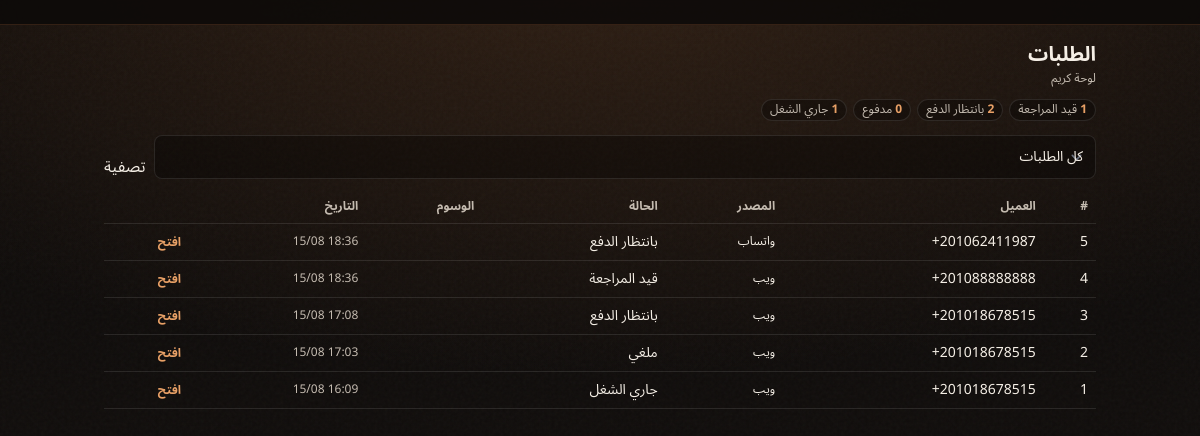
The app's page /k/requests/ (signed in) with its own data.
### jobs/models.py (models this page shows, shortened)
class Order(models.Model):
    class Status(models.TextChoices):
        PENDING_REVIEW = 'pending_review', _('Pending review')
        QUOTED = 'quoted', _('Quoted')
        PAID = 'paid', _('Paid')
        IN_PROGRESS = 'in_progress', _('In progress')
        READY_FOR_PICKUP = 'ready_for_pickup', _('Ready for pickup')
        COMPLETED = 'completed', _('Completed')
        CANCELLED = 'cancelled', _('Cancelled')
    status = models.CharField(
        max_length=20,
        choices=Status.choices,
        default=Status.PENDING_REVIEW,
        db_index=True,
    )
    customer = models.ForeignKey(
        Customer,
        on_delete=models.PROTECT,
        related_name='orders',
    )
    labels = models.ManyToManyField(Label, blank=True, related_name='orders')
    diagnostic = models.ForeignKey(
        Diagnostic,
        on_delete=models.SET_NULL,
        null=True,
        blank=True,
        related_name='orders',
        help_text='Source template used at quote time',
    )
    suggested_diagnostic = models.ForeignKey(
        Diagnostic,
        on_delete=models.SET_NULL,
        null=True,
        blank=True,
        related_name='suggested_orders',
        help_text='Tagger suggestion for Kareem to confirm or override at quote time',
    )
    quoted_title_ar = models.CharField(max_length=200, blank=True)
    quoted_title_en = models.CharField(max_length=200, blank=True)
    quoted_price = models.DecimalField(
        max_digits=10,
        decimal_places=2,
        null=True,
        blank=True,
        help_text='Snapshotted EGP price at quote time',
    )
    kareem_note = models.TextField(blank=True)
    created_at = models.DateTimeField(auto_now_add=True)
    updated_at = models.DateTimeField(auto_now=True)
    class Meta:
        ordering = ['-created_at']

### accounts/models.py (models this page shows, shortened)
class Customer(models.Model):
    phone = models.CharField(
        max_length=16,
        unique=True,
        validators=[E164_VALIDATOR],
        help_text='E.164 format, e.g. +201012345678',
    )
    created_at = models.DateTimeField(auto_now_add=True)
    class Meta:
        ordering = ['-created_at']

### jobs/kareem_views.py (the view)
# urls.py: path('requests/', kareem_requests_list, name='kareem-requests-list'),
@staff_required
def kareem_requests_list(request):
    status_filter = request.GET.get('status', '').strip()
    from_whatsapp = Exists(
        Message.objects.filter(
            conversation__order_id=OuterRef('pk'),
            channel=Message.Channel.WHATSAPP,
        )
    )
    orders = (
        Order.objects.select_related('customer')
        .prefetch_related('labels')
        .annotate(from_whatsapp=from_whatsapp)
        .order_by('-created_at')
    )
    if status_filter:
        orders = orders.filter(status=status_filter)
    return render(
        request,
        'mechanic/requests_list.html',
        {
            'nav_active': 'requests',
            'orders': orders,
            'status_filter': status_filter,
            'status_choices': Order.Status.choices,
            'pending_count': Order.objects.filter(
                status=Order.Status.PENDING_REVIEW,
            ).count(),
            'quoted_count': Order.objects.filter(status=Order.Status.QUOTED).count(),
            'paid_count': Order.objects.filter(status=Order.Status.PAID).count(),
            'in_progress_count': Order.objects.filter(
                status=Order.Status.IN_PROGRESS,
            ).count(),
        },
    )

### accounts/context_processors.py (called while the page is built)
def customer_session(request):
    return {'session_customer': get_customer(request)}

### accounts/customer_session.py (called while the page is built)
def get_customer(request) -> Customer | None:
    customer_id = request.session.get(SESSION_KEY)
    if not customer_id:
        return None
    return Customer.objects.filter(pk=customer_id).first()

### jobs/kareem_views.py (called while the page is built)
def staff_required(view_func):
    @wraps(view_func)
    @login_required(login_url='/k/login/')
    def wrapper(request, *args, **kwargs):
        if not request.user.is_staff:
            return redirect('kareem-login')
        return view_func(request, *args, **kwargs)
    return wrapper

### templates/mechanic/requests_list.html (shortened to what this page needs)
{% extends "mechanic/base.html" %}
{% load warsha_ui i18n %}
{% block mechanic_content %}
<c-page-card>
  <div>
    <h1 class="text-xl font-extrabold text-paper">{% trans "Requests" %}</h1>
    <p class="mt-0.5 text-xs text-paper-muted">{% trans "Kareem's board" %}</p>
  </div>
  <div class="mt-3 flex flex-wrap gap-1.5">
    <span class="rounded-full border border-white/10 bg-black/30 px-2 py-0.5 text-xs text-paper-muted"><strong class="text-copper-bright">{{ pending_count }}</strong> {% trans "Pending review" %}</span>
    <span class="rounded-full border border-white/10 bg-black/30 px-2 py-0.5 text-xs text-paper-muted"><strong class="text-copper-bright">{{ quoted_count }}</strong> {% trans "Quoted" %}</span>
    <span class="rounded-full border border-white/10 bg-black/30 px-2 py-0.5 text-xs text-paper-muted"><strong class="text-copper-bright">{{ paid_count }}</strong> {% trans "Paid" %}</span>
    <span class="rounded-full border border-white/10 bg-black/30 px-2 py-0.5 text-xs text-paper-muted"><strong class="text-copper-bright">{{ in_progress_count }}</strong> {% trans "In progress" %}</span>
  </div>
  <form method="get" class="mt-3 flex flex-wrap items-end gap-2">
    <c-field class="min-w-[140px] flex-1" label="{% trans 'Status' %}" for_id="status">
      <select id="status" name="status" class="mt-0.5 w-full rounded-lg border border-white/10 bg-black/30 px-3 py-2 text-sm text-paper focus:border-copper-bright focus:outline-none">
        <option value="">{% trans "All requests" %}</option>
      </select>
    </c-field>
    <c-btn-pill variant="primary" type="submit">{% trans "Filter" %}</c-btn-pill>
  </form>
  {% if orders %}
    <div class="mt-3 hidden overflow-x-auto md:block">
      <table class="w-full border-collapse text-sm">
        <thead>
          <tr class="border-b border-white/10 text-xs text-paper-muted">
            <th class="px-2 py-2 text-start">#</th>
            <th class="px-2 py-2 text-start">{% trans "Customer" %}</th>
            <th class="px-2 py-2 text-start">{% trans "Source" %}</th>
            <th class="px-2 py-2 text-start">{% trans "Status" %}</th>
            <th class="px-2 py-2 text-start">{% trans "Labels" %}</th>
            <th class="px-2 py-2 text-start">{% trans "Date" %}</th>
            <th class="px-2 py-2"></th>
          </tr>
        </thead>
        <tbody>
          {% for order in orders %}
            <tr class="border-b border-white/10 transition hover:bg-copper/5">
              <td class="px-2 py-2"><bdi dir="ltr">{{ order.pk }}</bdi></td>
              <td class="px-2 py-2"><bdi dir="ltr">{{ order.customer.phone }}</bdi></td>
              <td class="px-2 py-2 text-xs">
                {% if order.from_whatsapp %}{% trans "WhatsApp" %}{% else %}{% trans "Web" %}{% endif %}
              </td>
              <td class="px-2 py-2"><c-status-badge status="{{ order.status }}">{{ order.get_status_display }}</c-status-badge></td>
              <td class="px-2 py-2 text-xs">
              </td>
              <td class="px-2 py-2 text-xs text-paper-muted"><bdi dir="ltr">{{ order.created_at|date:"d/m H:i" }}</bdi></td>
              <td class="px-2 py-2">
                <a href="{% url 'kareem-request-detail' order_id=order.pk %}" class="text-xs font-semibold text-copper-bright no-underline">{% trans "Open" %}</a>
              </td>
            </tr>
          {% endfor %}
        </tbody>
      </table>
    </div>
  {% else %}
    <p class="mt-3 text-sm text-paper-muted">{% trans "No requests." %}</p>
  {% endif %}
</c-page-card>
{% endblock %}

### static/css/warsha.css (style rules this page uses)
:root { --garage-950: #0c0a09; --garage-900: #14100e; --garage-800: #1a1612; --copper: #c87941; --copper-bright: #e8a066; --copper-dim: #8a4f28; --paper: #f5efe6; --paper-muted: #c4bbb0; --success: #8ef0b8; --danger: #ffb4b4; --radius: 16px; --ease: cubic-bezier(0.16, 1, 0.3, 1); --focus: 0 0 0 2px var(--garage-950), 0 0 0 4px var(--copper-bright); color-scheme: dark; }
html { -webkit-tap-highlight-color: transparent; }
body { touch-action: manipulation; }
body::before { content: ''; position: fixed; inset: 0; pointer-events: none; z-index: 0; }
a, button, [type="button"], [type="submit"], summary, select, label { cursor: pointer; }
input[type="text"], input[type="password"], input[type="tel"], input[type="number"], input[type="email"], select, textarea { min-height: 44px; font-size: 1rem; }

### records on screen
Order: pk "5", customer.phone "+201062411987", status "بانتظار الدفع", created_at "15/08 18:36"
Order: pk "4", customer.phone "+201088888888", status "قيد المراجعة", created_at "15/08 18:36"
Order: pk "3", customer.phone "+201018678515", status "بانتظار الدفع", created_at "15/08 17:08"
Order: pk "2", customer.phone "+201018678515", status "ملغي", created_at "15/08 17:03"
Order: pk "1", customer.phone "+201018678515", status "جاري الشغل", created_at "15/08 16:09"

### other values on screen
{{ pending_count }} "1"
{{ quoted_count }} "2"
{{ paid_count }} "0"
{{ in_progress_count }} "1"
